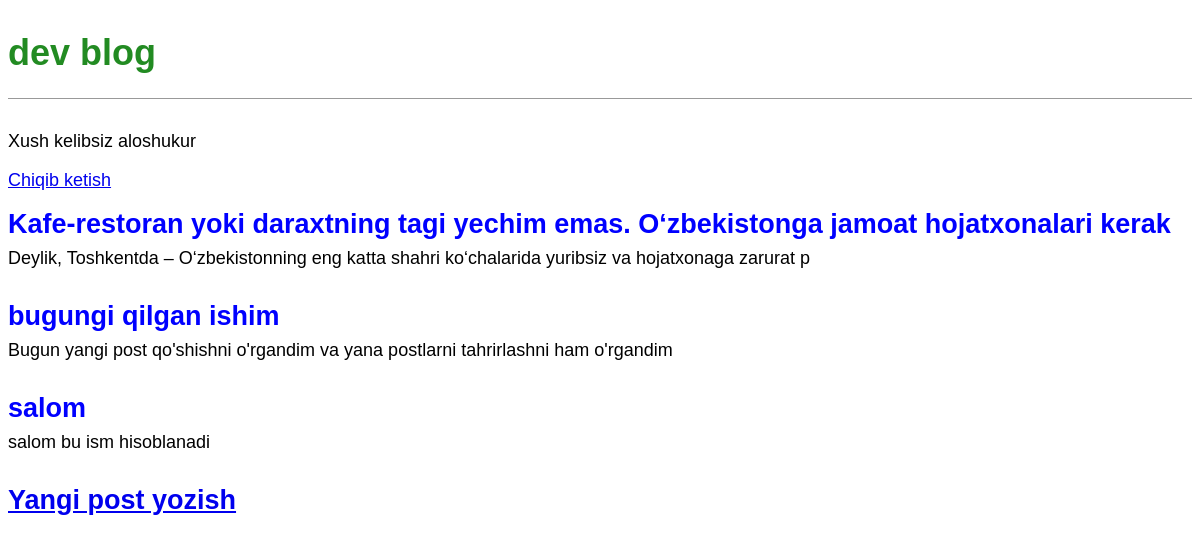
The app's page / (signed in) with its own data.
### blog/models.py (models this page shows, shortened)
class Post(models.Model):
    title = models.CharField(max_length=200)
    author = models.ForeignKey(
        'auth.User',
        on_delete=models.CASCADE
    )
    body = models.TextField()

### blog/views.py (the view)
# urls.py: path('', BlogPostView.as_view(), name='home'),
class BlogPostView(ListView):
    model = Post
    template_name = 'home.html'

### templates/home.html
{% extends 'base.html' %}
{% block content %}
    {% for post in object_list %}
        <div class="post-entry">
            <h2><a href="{% url 'post_detail' post.pk %}">{{ post.title }}</a></h2>
            <p>{{ post.body | slice:":100" }}</p>
        </div>
    {% endfor %}
{% endblock content %}

### templates/base.html (shortened to what this page needs)
{% load static %}
<!DOCTYPE html>
<html lang="en">
<head>
    <link rel="stylesheet" href="{% static 'css/base.css' %}">
</head>
<body>
    <header>
        <h1><a href="{% url 'home' %}">dev blog</a></h1>
    </header>
    {% if user.is_authenticated %}
        <p>Xush kelibsiz {{ user.username }}</p>
        <p><a href="{% url 'logout' %}">Chiqib ketish</a></p>
    {% else %}
        <p>
            <a href="{% url 'login' %}">Saytga kirish</a>
            <a href="{% url 'signup' %}">Ro'yxatdan o'tish</a>
        </p>
    {% endif %}
    <div>
        {% block content %}
        {% endblock content %}
    </div>
    <footer>
        <h2><a href="{% url 'post_new' %}">Yangi post yozish</a></h2>
    </footer>
</body>
</html>

### static/css/base.css (style rules this page uses)
header { border-bottom: 1px solid #999; margin-bottom: 2rem; display: flex; }
body { font-family: 'Noto Sans JP', sans-serif; font-size: 18px; }
header h1 a { color: ForestGreen; text-decoration: none; }
.post-entry { margin-bottom: 2rem; }
.post-entry h2 { margin: 0.5rem 0; }
.post-entry h2 a, .post-entry h2 a:visited { color: blue; text-decoration: none; }
.post-entry p { margin: 0; font-weight: 400; }

### records on screen
Post: title "Kafe-restoran yoki daraxtning tagi yechim emas. O‘zbekistonga jamoat hojatxonalari kerak", body "Deylik, Toshkentda – O‘zbekistonning eng katta shahri ko‘chalarida yuribsiz va hojatxonaga zarurat p"
Post: title "bugungi qilgan ishim", body "Bugun yangi post qo'shishni o'rgandim va yana postlarni tahrirlashni ham o'rgandim"
Post: title "salom", body "salom bu ism hisoblanadi"

### other values on screen
{{ user.username }} "aloshukur"
